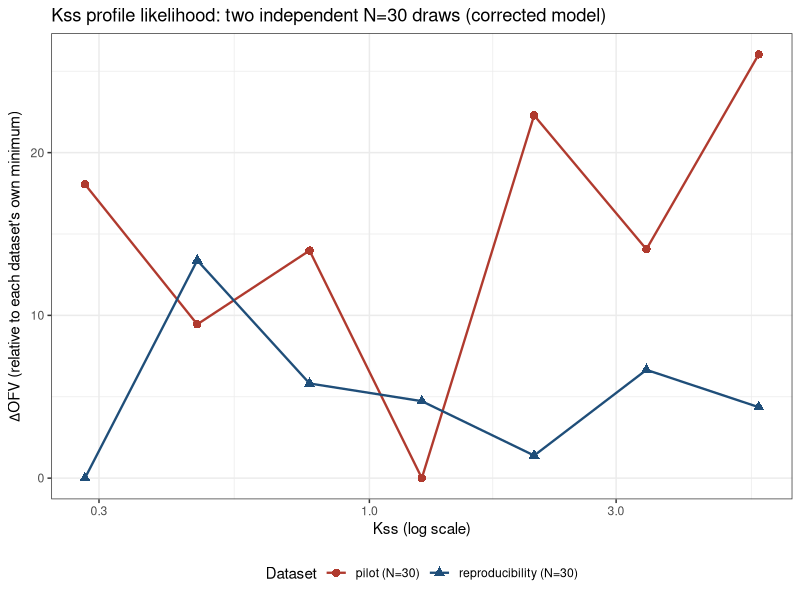

Write the R code that produced this figure.
# =============================================================================
# FIGURE 1 REGENERATION (plot only, no caption, no paper_draft.md edit).
# Overlays two INDEPENDENT N=30 best-of-N Kss profiles, each ΔOFV relative to
# its OWN minimum (not pooled, not a shared minimum -- absolute OFVs are not
# comparable across independent random draws).
#
# Pilot dataset is now EQUALIZED (Experiment B, 2026-09-24): the original
# 35-fit pilot results are combined with weighted_topup_pilot.csv's 12
# additional fits (identical seeds/grid-points recipe to the reproducibility
# dataset's own top-up), for 47 fits total -- matching the reproducibility
# dataset's fit structure. The reproducibility-dataset curve is unchanged.
# =============================================================================
suppressPackageStartupMessages({library(dplyr); library(ggplot2)})
setwd("/Users/jyotheeshwarakshay/pharmacometrics/denosumab-tmdd-qss")

repro <- read.csv("gate_test_N30_Kss1263_repro.csv")
pilot_orig  <- read.csv("multistart_results_corrected_pilot.csv")
pilot_topup <- read.csv("weighted_topup_pilot.csv")

pilot <- bind_rows(
  pilot_orig  %>% select(grid_point_index, kss_value, seed, ofv),
  pilot_topup %>% select(grid_point_index, kss_fixed, seed, ofv) %>%
    rename(kss_value = kss_fixed)
)

best_repro <- repro %>%
  group_by(grid_point_index, kss_fixed) %>%
  summarise(best_ofv = min(ofv), .groups = "drop") %>%
  arrange(kss_fixed) %>%
  mutate(delta_ofv = best_ofv - min(best_ofv), dataset = "reproducibility (N=30)")

best_pilot <- pilot %>%
  group_by(grid_point_index, kss_value) %>%
  summarise(best_ofv = min(ofv), .groups = "drop") %>%
  arrange(kss_value) %>%
  mutate(delta_ofv = best_ofv - min(best_ofv), dataset = "pilot (N=30)") %>%
  rename(kss_fixed = kss_value)

cat("=== REPRODUCIBILITY dataset (47 fits) -- best-of-N per grid point ===\n")
print(as.data.frame(best_repro[, c("kss_fixed", "best_ofv", "delta_ofv")]), row.names = FALSE)

cat("\n=== PILOT dataset (47 fits, equalized) -- best-of-N per grid point ===\n")
print(as.data.frame(best_pilot[, c("kss_fixed", "best_ofv", "delta_ofv")]), row.names = FALSE)

cat("\n=== Sanity checks ===\n")
cat("repro delta_ofv rounded to 2dp:", paste(sprintf("%.2f", best_repro$delta_ofv), collapse=", "), "\n")
cat("pilot max delta_ofv:", sprintf("%.2f", max(best_pilot$delta_ofv)), "\n")

combined <- bind_rows(
  best_repro[, c("kss_fixed", "delta_ofv", "dataset")],
  best_pilot[, c("kss_fixed", "delta_ofv", "dataset")]
)

p <- ggplot(combined, aes(x = kss_fixed, y = delta_ofv, colour = dataset, shape = dataset)) +
  geom_line(linewidth = 0.8) +
  geom_point(size = 2.5) +
  scale_x_log10() +
  scale_colour_manual(values = c("reproducibility (N=30)" = "#1F4E79", "pilot (N=30)" = "#B03A2E")) +
  labs(
    title = "Kss profile likelihood: two independent N=30 draws (corrected model)",
    x = "Kss (log scale)",
    y = expression(Delta*"OFV (relative to each dataset's own minimum)"),
    colour = "Dataset", shape = "Dataset"
  ) +
  theme_bw() +
  theme(legend.position = "bottom")

ggsave("fig1_corrected_two_draws.png", p, width = 7, height = 5, dpi = 150)
cat("\nSaved: fig1_corrected_two_draws.png\n")
